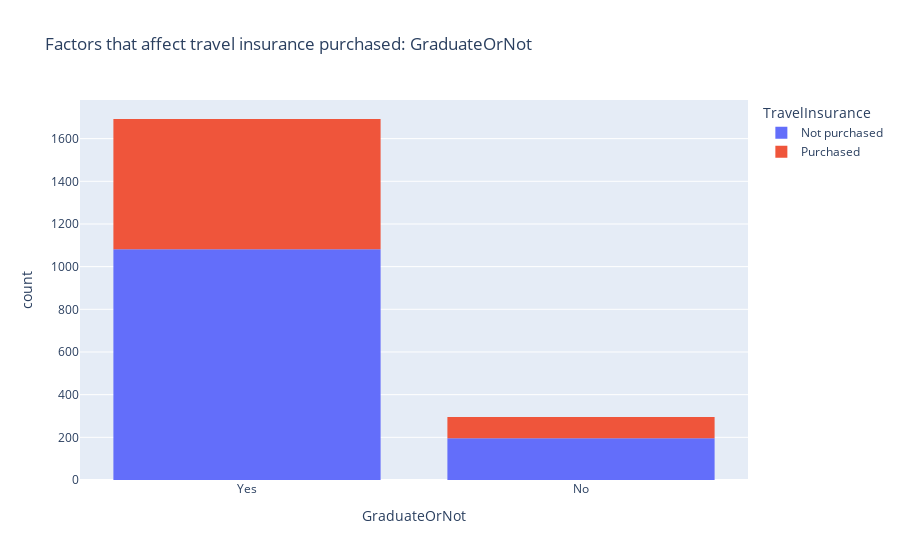

Write notebook code for a chart like this one.
### Code cell
figure = px.histogram(df, x = "GraduateOrNot", 
                      color = "TravelInsurance", 
                      title= "Factors that affect travel insurance purchased: GraduateOrNot")
figure.show()

### Figure 1 — Plotly figure (JSON) as saved in the notebook; plotly's stock layout.template omitted (floating-point values rounded to 4 significant figures; data arrays with more than 128 entries replaced by an {"elided": "..."} marker saying what was removed)
{"data": [{"alignmentgroup": "True", "bingroup": "x", "hovertemplate": "TravelInsurance=Not purchased<br>GraduateOrNot=%{x}<br>count=%{y}<extra></extra>", "legendgroup": "Not purchased", "marker": {"color": "#636efa", "pattern": {"shape": ""}}, "name": "Not purchased", "offsetgroup": "Not purchased", "orientation": "v", "showlegend": true, "type": "histogram", "x": {"elided": "1277 str values"}, "xaxis": "x", "yaxis": "y"}, {"alignmentgroup": "True", "bingroup": "x", "hovertemplate": "TravelInsurance=Purchased<br>GraduateOrNot=%{x}<br>count=%{y}<extra></extra>", "legendgroup": "Purchased", "marker": {"color": "#EF553B", "pattern": {"shape": ""}}, "name": "Purchased", "offsetgroup": "Purchased", "orientation": "v", "showlegend": true, "type": "histogram", "x": {"elided": "710 str values"}, "xaxis": "x", "yaxis": "y"}], "layout": {"barmode": "relative", "legend": {"title": {"text": "TravelInsurance"}, "tracegroupgap": 0}, "title": {"text": "Factors that affect travel insurance purchased: GraduateOrNot"}, "xaxis": {"anchor": "y", "domain": [0, 1], "title": {"text": "GraduateOrNot"}}, "yaxis": {"anchor": "x", "domain": [0, 1], "title": {"text": "count"}}}}
